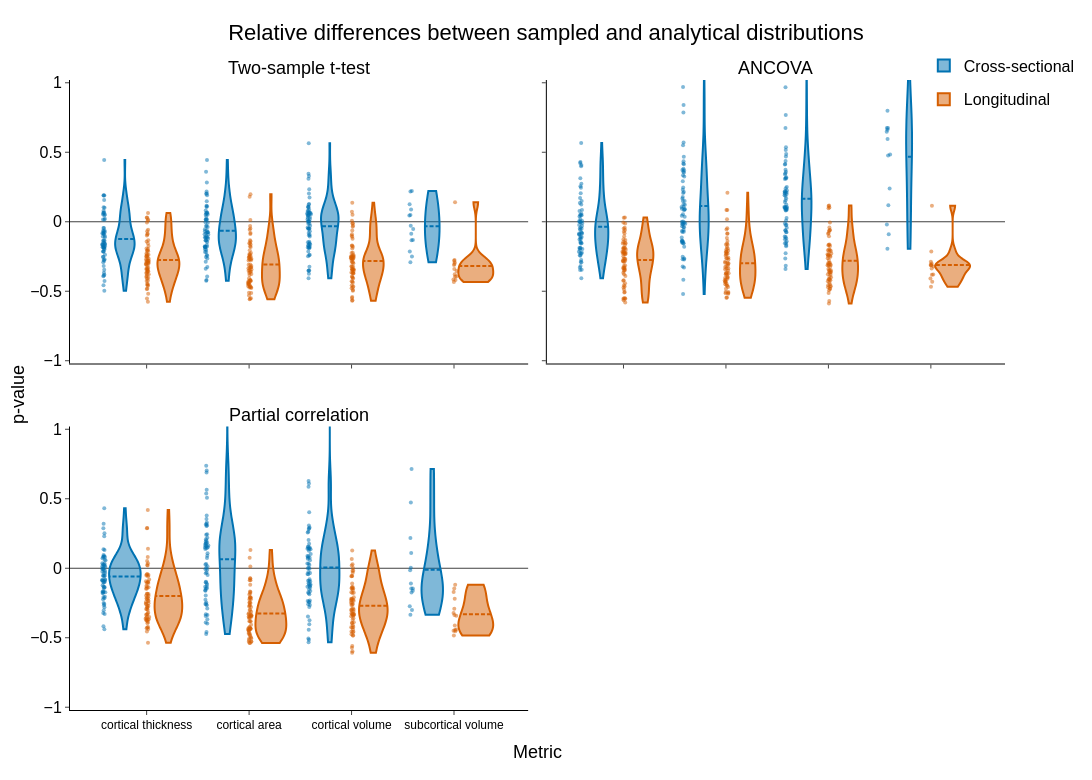

The notebook cell saved with this chart:
### Code cell
fig = plot_relative_difference_violins(
    value_type="pvalue", signed=True, error_type="rel"
)
fig.show()

### Figure 1 — Plotly figure (JSON) as saved in the notebook; plotly's stock layout.template omitted (floating-point values rounded to 4 significant figures; data arrays with more than 128 entries replaced by an {"elided": "..."} marker saying what was removed)
{"data": [{"alignmentgroup": "student", "jitter": 0.12, "legendgroup": "Cross-sectional", "marker": {"color": "#0072B2", "opacity": 0.5, "size": 4}, "meanline": {"visible": true}, "name": "Cross-sectional", "offsetgroup": "Cross-sectional", "pointpos": -1.2, "points": "all", "scalegroup": "student", "scalemode": "width", "showlegend": true, "spanmode": "hard", "type": "violin", "x": {"elided": "218 str values"}, "xaxis": "x", "y": {"elided": "218 float values"}, "yaxis": "y"}, {"alignmentgroup": "student", "jitter": 0.12, "legendgroup": "Longitudinal", "marker": {"color": "#D55E00", "opacity": 0.5, "size": 4}, "meanline": {"visible": true}, "name": "Longitudinal", "offsetgroup": "Longitudinal", "pointpos": -1.2, "points": "all", "scalegroup": "student", "scalemode": "width", "showlegend": true, "spanmode": "hard", "type": "violin", "x": {"elided": "218 str values"}, "xaxis": "x", "y": {"elided": "218 float values"}, "yaxis": "y"}, {"alignmentgroup": "ancova", "jitter": 0.12, "legendgroup": "Cross-sectional", "marker": {"color": "#0072B2", "opacity": 0.5, "size": 4}, "meanline": {"visible": true}, "name": "Cross-sectional", "offsetgroup": "Cross-sectional", "pointpos": -1.2, "points": "all", "scalegroup": "ancova", "scalemode": "width", "showlegend": false, "spanmode": "hard", "type": "violin", "x": {"elided": "218 str values"}, "xaxis": "x2", "y": {"elided": "218 float values"}, "yaxis": "y2"}, {"alignmentgroup": "ancova", "jitter": 0.12, "legendgroup": "Longitudinal", "marker": {"color": "#D55E00", "opacity": 0.5, "size": 4}, "meanline": {"visible": true}, "name": "Longitudinal", "offsetgroup": "Longitudinal", "pointpos": -1.2, "points": "all", "scalegroup": "ancova", "scalemode": "width", "showlegend": false, "spanmode": "hard", "type": "violin", "x": {"elided": "218 str values"}, "xaxis": "x2", "y": {"elided": "218 float values"}, "yaxis": "y2"}, {"alignmentgroup": "partial_correlation", "jitter": 0.12, "legendgroup": "Cross-sectional", "marker": {"color": "#0072B2", "opacity": 0.5, "size": 4}, "meanline": {"visible": true}, "name": "Cross-sectional", "offsetgroup": "Cross-sectional", "pointpos": -1.2, "points": "all", "scalegroup": "partial_correlation", "scalemode": "width", "showlegend": false, "spanmode": "hard", "type": "violin", "x": {"elided": "218 str values"}, "xaxis": "x3", "y": {"elided": "218 float values"}, "yaxis": "y3"}, {"alignmentgroup": "partial_correlation", "jitter": 0.12, "legendgroup": "Longitudinal", "marker": {"color": "#D55E00", "opacity": 0.5, "size": 4}, "meanline": {"visible": true}, "name": "Longitudinal", "offsetgroup": "Longitudinal", "pointpos": -1.2, "points": "all", "scalegroup": "partial_correlation", "scalemode": "width", "showlegend": false, "spanmode": "hard", "type": "violin", "x": {"elided": "218 str values"}, "xaxis": "x3", "y": {"elided": "218 float values"}, "yaxis": "y3"}], "layout": {"annotations": [{"font": {"color": "black", "family": "Helvetica", "size": 18}, "showarrow": false, "text": "Two-sample t-test", "x": 0.245, "xanchor": "center", "xref": "paper", "y": 1.0, "yanchor": "bottom", "yref": "paper"}, {"font": {"color": "black", "family": "Helvetica", "size": 18}, "showarrow": false, "text": "ANCOVA", "x": 0.755, "xanchor": "center", "xref": "paper", "y": 1.0, "yanchor": "bottom", "yref": "paper"}, {"font": {"color": "black", "family": "Helvetica", "size": 18}, "showarrow": false, "text": "Partial correlation", "x": 0.245, "xanchor": "center", "xref": "paper", "y": 0.45, "yanchor": "bottom", "yref": "paper"}, {"font": {"color": "black", "family": "Helvetica", "size": 18}, "showarrow": false, "text": "Metric", "x": 0.5, "xanchor": "center", "xref": "paper", "y": 0, "yanchor": "top", "yref": "paper", "yshift": -30}, {"font": {"color": "black", "family": "Helvetica", "size": 18}, "showarrow": false, "text": "p-value", "textangle": -90, "x": 0, "xanchor": "right", "xref": "paper", "xshift": -40, "y": 0.5, "yanchor": "middle", "yref": "paper"}], "font": {"color": "black", "family": "Helvetica", "size": 16}, "height": 780, "legend": {"orientation": "v", "title": {"text": ""}, "x": 1.08, "xanchor": "right", "y": 1.05}, "margin": {"b": 70, "l": 70, "r": 30, "t": 80}, "shapes": [{"layer": "below", "line": {"color": "black", "dash": "solid", "width": 1}, "opacity": 0.75, "type": "line", "x0": 0, "x1": 1, "xref": "x domain", "y0": 0, "y1": 0, "yref": "y"}, {"layer": "below", "line": {"color": "black", "dash": "solid", "width": 1}, "opacity": 0.75, "type": "line", "x0": 0, "x1": 1, "xref": "x2 domain", "y0": 0, "y1": 0, "yref": "y2"}, {"layer": "below", "line": {"color": "black", "dash": "solid", "width": 1}, "opacity": 0.75, "type": "line", "x0": 0, "x1": 1, "xref": "x3 domain", "y0": 0, "y1": 0, "yref": "y3"}], "title": {"text": "Relative differences between sampled and analytical distributions", "x": 0.5}, "violingap": 0.15, "violingroupgap": 0.2, "violinmode": "group", "width": 1200, "xaxis": {"anchor": "y", "categoryarray": ["thickness", "area", "volume", "subcortical_volume"], "categoryorder": "array", "domain": [0.0, 0.49], "linecolor": "black", "linewidth": 1, "matches": "x3", "showline": true, "showticklabels": false, "tickfont": {"color": "black", "family": "Helvetica", "size": 12}, "ticklen": 4, "tickmode": "array", "ticks": "outside", "ticktext": ["cortical thickness", "cortical area", "cortical volume", "subcortical volume"], "tickvals": ["thickness", "area", "volume", "subcortical_volume"]}, "xaxis2": {"anchor": "y2", "categoryarray": ["thickness", "area", "volume", "subcortical_volume"], "categoryorder": "array", "domain": [0.51, 1.0], "linecolor": "black", "linewidth": 1, "matches": "x4", "showline": true, "showticklabels": false, "tickfont": {"color": "black", "family": "Helvetica", "size": 12}, "ticklen": 4, "tickmode": "array", "ticks": "outside", "ticktext": ["cortical thickness", "cortical area", "cortical volume", "subcortical volume"], "tickvals": ["thickness", "area", "volume", "subcortical_volume"]}, "xaxis3": {"anchor": "y3", "categoryarray": ["thickness", "area", "volume", "subcortical_volume"], "categoryorder": "array", "domain": [0.0, 0.49], "linecolor": "black", "linewidth": 1, "showline": true, "tickfont": {"color": "black", "family": "Helvetica", "size": 12}, "ticklen": 4, "tickmode": "array", "ticks": "outside", "ticktext": ["cortical thickness", "cortical area", "cortical volume", "subcortical volume"], "tickvals": ["thickness", "area", "volume", "subcortical_volume"]}, "xaxis4": {"anchor": "y4", "categoryarray": ["thickness", "area", "volume", "subcortical_volume"], "categoryorder": "array", "domain": [0.51, 1.0], "linecolor": "black", "linewidth": 1, "showline": true, "tickfont": {"color": "black", "family": "Helvetica", "size": 12}, "ticklen": 4, "tickmode": "array", "ticks": "outside", "ticktext": ["cortical thickness", "cortical area", "cortical volume", "subcortical volume"], "tickvals": ["thickness", "area", "volume", "subcortical_volume"]}, "yaxis": {"anchor": "x", "domain": [0.55, 1.0], "linecolor": "black", "linewidth": 1, "range": [-1.02, 1.02], "showline": true, "ticklen": 4, "ticks": "outside", "zeroline": false}, "yaxis2": {"anchor": "x2", "domain": [0.55, 1.0], "linecolor": "black", "linewidth": 1, "matches": "y", "range": [-1.02, 1.02], "showline": true, "showticklabels": false, "ticklen": 4, "ticks": "outside", "zeroline": false}, "yaxis3": {"anchor": "x3", "domain": [0.0, 0.45], "linecolor": "black", "linewidth": 1, "range": [-1.02, 1.02], "showline": true, "ticklen": 4, "ticks": "outside", "zeroline": false}, "yaxis4": {"anchor": "x4", "domain": [0.0, 0.45], "linecolor": "black", "linewidth": 1, "matches": "y3", "range": [-1.02, 1.02], "showline": true, "showticklabels": false, "ticklen": 4, "ticks": "outside", "zeroline": false}}}
